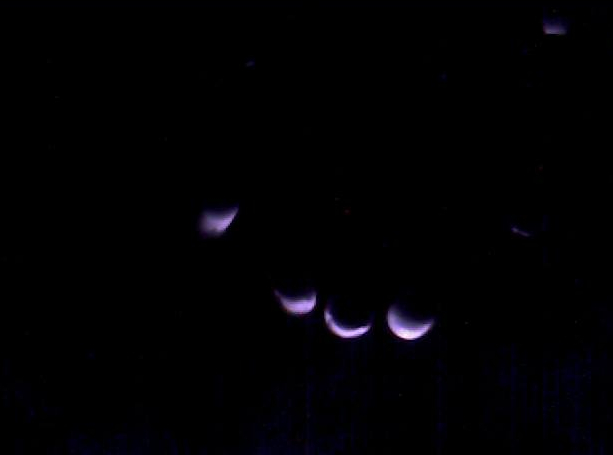
#> input picture test.jpg, 613 x 455 px
$ python testimgprocess.py   (older library calls are emulated)
#> lines starting #> are read from the running program, lines starting #| are printed output that depends on the picture; after the words box and inside, x2 and y2 are one past the last pixel; in counts of white or black regions, pixels touching at a corner belong together
import cv2
import numpy as np


kernel = np.ones((5, 5), np.uint8)


img = cv2.imread("test.jpg")
#> img is the input picture: shape (455, 613, 3); mean B, G, R 2.6, 1, 1.3
gray = cv2.cvtColor(img, cv2.cv.CV_BGR2GRAY)
ret, th = cv2.threshold(gray, 127, 255, cv2.THRESH_BINARY)
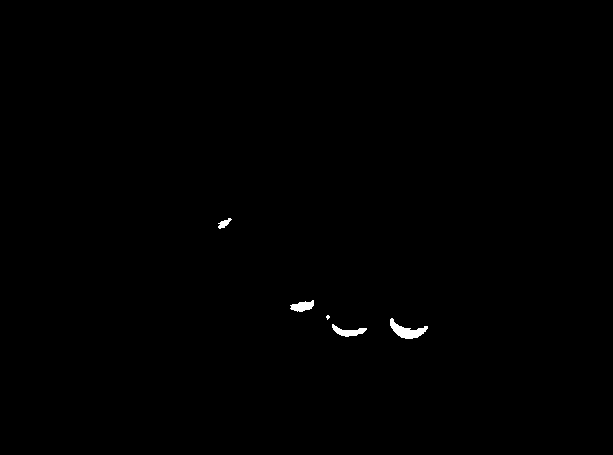
#> th: shape (455, 613); 0.29% white; 5 white regions (1 under 20 px), largest, box (x1, y1, x2, y2) and area: (390, 318, 428, 339) 344, (332, 324, 367, 337) 204, (290, 300, 314, 312) 183, (218, 218, 232, 229) 75
dila = cv2.dilate(th, kernel, iterations=2)
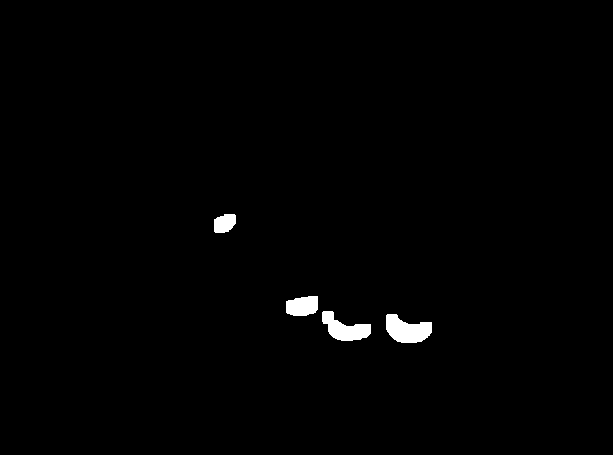
#> dila: shape (455, 613); 0.93% white; 4 white regions
contours, hierarchy = cv2.findContours(dila, cv2.RETR_TREE, cv2.CHAIN_APPROX_SIMPLE)
#> contours = 4 contours; box (x1, y1, x2, y2) and area: (386, 314, 432, 343) 848, (322, 311, 371, 341) 730, (286, 296, 318, 316) 498, (214, 214, 236, 233) 308
cv2.drawContours(img, contours, -1, (0, 255, 0), 1)
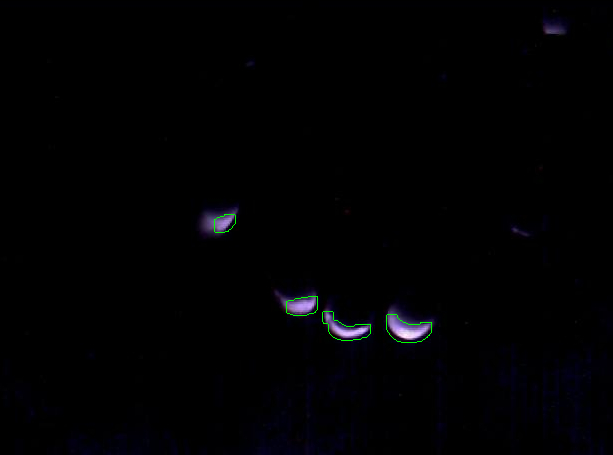
#> img: shape (455, 613, 3); 0.14% of pixels changed, all inside (x1, y1, x2, y2) = (214, 214, 432, 343)

# retrive characterstic points
charpts = []
for cnt in contours:
    mt = cv2.moments(cnt)
    charpts.append((int(mt['m10'] / mt['m00']), int(mt['m01'] / mt['m00'])))
#> this loop made 4 passes
#> after the loop, charpts = [(406, 329), (344, 328), (302, 305), (224, 222)]


for charpt in charpts:
    cv2.circle(img, charpt, 2, (0, 0, 255), -1)
#> this loop made 4 passes
#> img: shape (455, 613, 3); 0.02% of pixels changed, all inside (x1, y1, x2, y2) = (222, 220, 409, 332)


# th = cv2.adaptiveThreshold(gray,255,cv2.THRESH_BINARY, cv2.THRESH_BINARY,11,2)

'''
refer to
http://docs.opencv.org/trunk/doc/py_tutorials/py_imgproc/py_thresholding/py_thresholding.html#thresholding
http://docs.opencv.org/modules/imgproc/doc/miscellaneous_transformations.html#threshold
'''

cv2.imshow('img', img)
cv2.waitKey(0)
cv2.destroyAllWindows()
